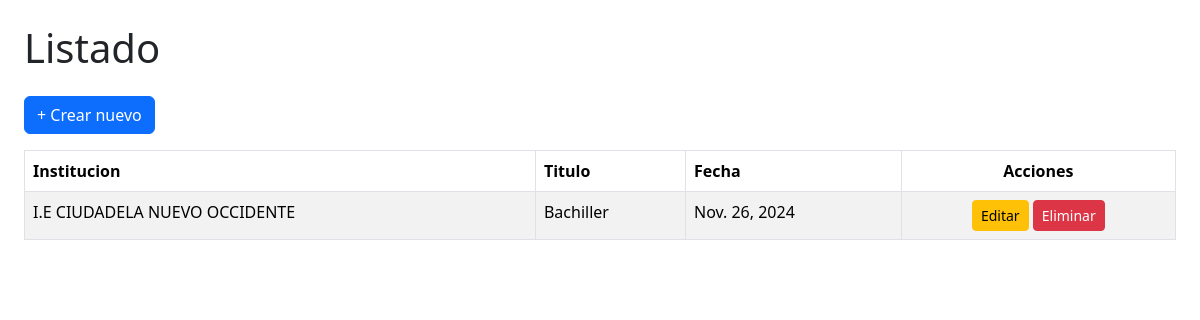
Page /estudios/ on the committed database.
### app/models.py (models this page shows, shortened)
class Estudio(models.Model):
    institucion = models.CharField(max_length=100)
    titulo = models.CharField(max_length=100)
    fecha = models.DateField()

### app/views.py (the view)
# urls.py: path("estudios/", views.listar_estudio, name="estudio_listar"),
def listar_estudio(request):
    return listar(request, Estudio, "estudios/listar.html")

### app/templatetags/extras.py (called while the page is built)
@register.filter
def dictlookup(obj, key):
    return getattr(obj, key, "")

### app/views.py (called while the page is built)
def listar(request, modelo, template):
    datos = modelo.objects.all()
    campos = [f.name for f in modelo._meta.fields if f.name != "id"]
    return render(request, template, {"datos": datos, "campos": campos})

### app/templates/estudios/listar.html (shortened to what this page needs)
{% load extras %}
<!DOCTYPE html>
<html lang="es">
<head>
    <link rel="stylesheet" href="https://cdn.jsdelivr.net/npm/bootstrap@5.3.2/dist/css/bootstrap.min.css">
</head>
<body class="p-4">
    <h1 class="mb-4">Listado</h1>
    <a href="crear/" class="btn btn-primary mb-3">+ Crear nuevo</a>
    {% if datos %}
        <table class="table table-bordered table-striped">
            <thead>
                <tr>
                    {% for campo in campos %}
                        <th>{{ campo|capfirst }}</th>
                    {% endfor %}
                    <th class="text-center">Acciones</th>
                </tr>
            </thead>
            <tbody>
                {% for item in datos %}
                <tr>
                    {% for campo in campos %}
                        <td>{{ item|dictlookup:campo }}</td>
                    {% endfor %}
                    <td class="text-center">
                        <a href="editar/{{ item.id }}/" class="btn btn-warning btn-sm">Editar</a>
                        <a href="eliminar/{{ item.id }}/" class="btn btn-danger btn-sm">Eliminar</a>
                    </td>
                </tr>
                {% endfor %}
            </tbody>
        </table>
    {% else %}
        <p>No hay registros.</p>
    {% endif %}
</body>
</html>

### rows in the picture
Estudio: campos "I.E CIUDADELA NUEVO OCCIDENTE" "Bachiller" "Nov. 26, 2024"

### other values in the picture
{{ campo|capfirst }} "Institucion" "Titulo" "Fecha"
